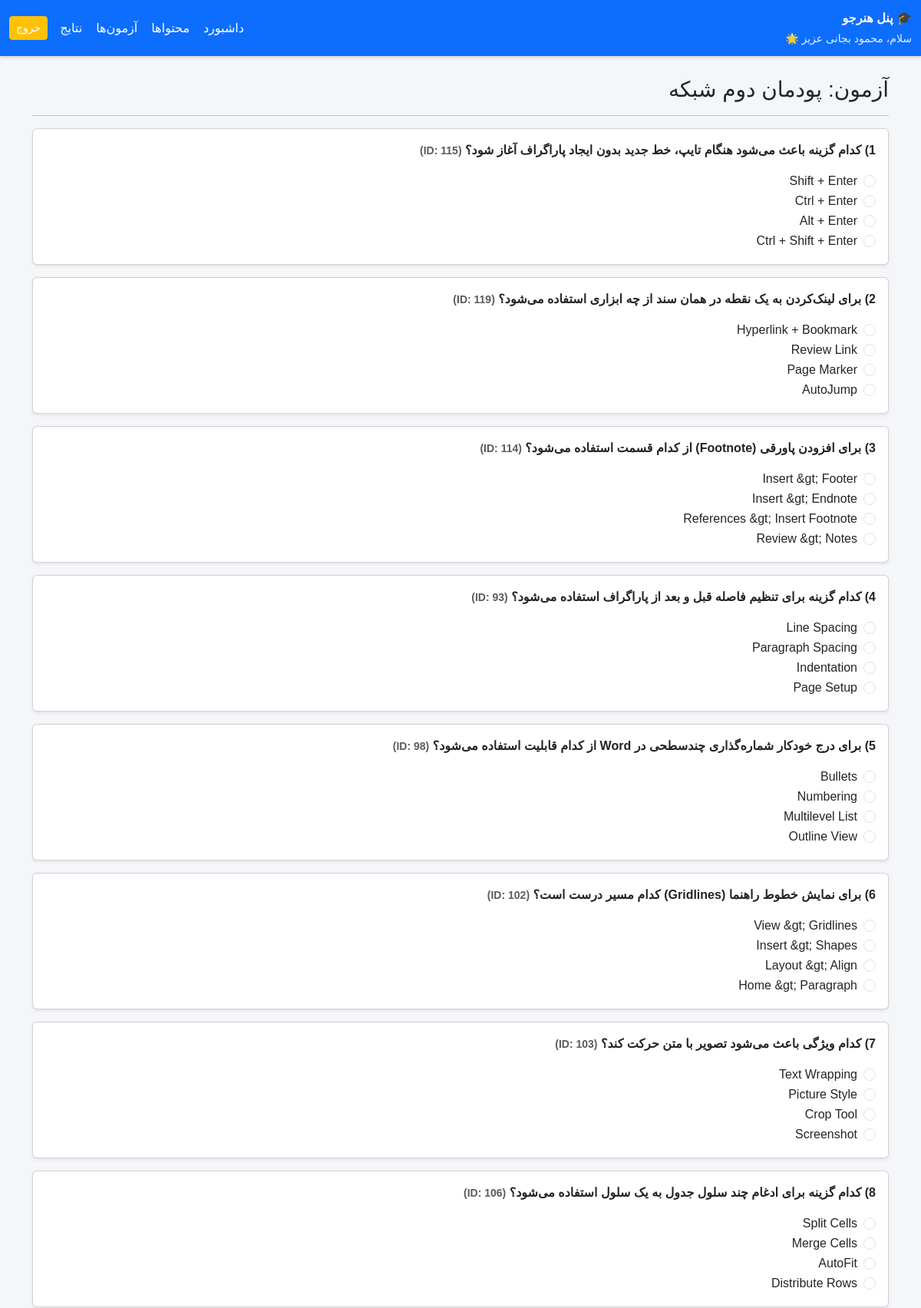
/public/index.php?route=/student/take&id=7 (signed in, upper part), run on the app's committed database.
### tables this page shows
CREATE TABLE `quizzes` (
  `id` bigint unsigned NOT NULL AUTO_INCREMENT,
  `title` varchar(200) NOT NULL,
  `subject_id` bigint unsigned DEFAULT NULL,
  `max_attempts` int NOT NULL DEFAULT '1',
  `module` varchar(50) DEFAULT NULL,
  `time_limit_seconds` int DEFAULT '0',
  `question_count` int NOT NULL DEFAULT '20',
  `is_published` tinyint(1) NOT NULL DEFAULT '0',
  `created_by` bigint unsigned DEFAULT NULL,
  `created_at` timestamp NULL DEFAULT CURRENT_TIMESTAMP,
  PRIMARY KEY (`id`),
  KEY `fk_quiz_user` (`created_by`),
  KEY `fk_quiz_subject` (`subject_id`),
  CONSTRAINT `fk_quiz_subject` FOREIGN KEY (`subject_id`) REFERENCES `subjects` (`id`) ON DELETE SET NULL,
  CONSTRAINT `fk_quiz_user` FOREIGN KEY (`created_by`) REFERENCES `users` (`id`) ON DELETE SET NULL
);

CREATE TABLE `questions` (
  `id` bigint unsigned NOT NULL AUTO_INCREMENT,
  `quiz_id` bigint unsigned NOT NULL,
  `subject_id` bigint unsigned DEFAULT NULL,
  `type` enum('mcq_single','mcq_multi','true_false','fill_blank') NOT NULL,
  `body` text NOT NULL,
  `explanation` text,
  `difficulty` tinyint unsigned DEFAULT '2',
  `created_at` timestamp NULL DEFAULT CURRENT_TIMESTAMP,
  PRIMARY KEY (`id`),
  KEY `fk_q_quiz` (`quiz_id`),
  KEY `fk_q_subject` (`subject_id`),
  CONSTRAINT `fk_q_quiz` FOREIGN KEY (`quiz_id`) REFERENCES `quizzes` (`id`) ON DELETE CASCADE,
  CONSTRAINT `fk_q_subject` FOREIGN KEY (`subject_id`) REFERENCES `subjects` (`id`) ON DELETE SET NULL
);

CREATE TABLE `options` (
  `id` bigint unsigned NOT NULL AUTO_INCREMENT,
  `question_id` bigint unsigned NOT NULL,
  `body` text NOT NULL,
  `is_correct` tinyint(1) NOT NULL DEFAULT '0',
  PRIMARY KEY (`id`),
  KEY `fk_opt_q` (`question_id`),
  CONSTRAINT `fk_opt_q` FOREIGN KEY (`question_id`) REFERENCES `questions` (`id`) ON DELETE CASCADE
);

### app/Core/View.php (called while the page is built, shortened)
<?php
class View
{
    public static function render(string $template, array $data = [], ?string $layout = 'admin')
    {
        $templateFile = __DIR__ . '/../Template/' . $template;
        extract($data);
        require $templateFile;
        return ob_get_clean();
    }
    public static function baseUrl(string $route = '/')
    {
        $route = ltrim($route, '/');
        $path = $route;
        $extraQuery = '';
        if (strpos($route, '?') !== false) {
            [$path, $extraQuery] = explode('?', $route, 2);
            $path = '/' . ltrim($path, '/');
        } else {
            $path = '/' . $path;
        }
        $scriptName = $_SERVER['SCRIPT_NAME'];
        $basePath = str_replace('/index.php', '', $scriptName);
        $url = $basePath . '/index.php?route=' . $path;
        return $url;
    }
}

### app/Action/Student/QuizTakeAction.php (called while the page is built, shortened)
<?php
class QuizTakeAction
{
    public function __invoke()
    {
        $quizId = $_GET['id'] ?? null;
        $quizRepo      = new QuizRepository();
        $questionRepo  = new QuestionRepository();
        $attemptRepo   = new AttemptRepository();
        $quiz = $quizRepo->find($quizId);
        $userId = Auth::id();
        $limit = (int)$quiz['question_count'];
        $randomQuestions = $questionRepo->randomByQuiz($quizId, $limit);
        $questionIds = array_column($randomQuestions, 'id');
        $attemptId = $attemptRepo->create([
            'quiz_id'        => $quizId,
            'user_id'        => $userId,
            'score'          => 0,
            'duration_seconds' => 0,
            'question_order' => json_encode($questionIds)
        ]);
        return View::render('student/quizzes/take.php', [
            'quiz'       => $quiz,
            'questions'  => $randomQuestions,
            'attempt_id' => $attemptId
        ], 'student');
    }
}

### app/Core/Router.php (called while the page is built, shortened)
<?php
class Router
{
    private array $routes = [
        'GET' => [],
        'POST' => [],
    ];
    private string $rawRoute;
    public function __construct(string $rawRoute)
    {
        $this->rawRoute = $rawRoute;
    }
    public function get(string $path, $handler)
    {
        $this->routes['GET'][$path] = $handler;
    }
    public function post(string $path, $handler)
    {
        $this->routes['POST'][$path] = $handler;
    }
    public function dispatch()
    {
        $method = $_SERVER['REQUEST_METHOD'];
        $uri = parse_url($this->rawRoute, PHP_URL_PATH);
        $handler = $this->routes[$method][$uri];
        if (is_object($handler) && method_exists($handler, '__invoke')) {
            return $handler();
        }
        return;
    }
}

### app/Core/Database.php (called while the page is built, shortened)
<?php
class Database
{
    private static ?PDO $pdo = null;
    public static function init(array $config): void
    {
        $host    = $config['host'] ?? 'localhost';
        $dbname  = $config['dbname'] ?? 'mostafadb';
        $user    = $config['user'] ?? 'root';
        $pass    = $config['pass'] ?? '4562';
        $charset = $config['charset'] ?? 'utf8mb4';
        $dsn = "mysql:host={$host};dbname={$dbname};charset={$charset}";
        try {
            self::$pdo = new PDO(
                $dsn,
                $user,
                $pass,
                [
                    PDO::ATTR_ERRMODE            => PDO::ERRMODE_EXCEPTION,
                    PDO::ATTR_DEFAULT_FETCH_MODE => PDO::FETCH_ASSOC,
                ]
            );
        } catch (PDOException $e) {
            die("Database connection failed: " . $e->getMessage());
        }
    }
    public static function getConnection(): PDO
    {
        return self::$pdo;
    }
}

### app/Domain/QuizRepository.php (called while the page is built, shortened)
<?php
class QuizRepository
{
    private PDO $db;
    public function __construct()
    {
        $this->db = Database::getConnection();
    }
    public function find(int $id): ?array
    {
        $stmt = $this->db->prepare("SELECT * FROM quizzes WHERE id = ?");
        $stmt->execute([$id]);
        $row = $stmt->fetch();
        return $row ?: null;
    }
}

### app/Domain/QuestionRepository.php (called while the page is built, shortened)
<?php
class QuestionRepository
{
    private PDO $db;
    public function __construct()
    {
        $this->db = Database::getConnection();
    }
    public function getOptions($questionId)
    {
        $stmt = $this->db->prepare("SELECT * FROM options WHERE question_id=?");
        $stmt->execute([$questionId]);
        return $stmt->fetchAll();
    }
    public function randomByQuiz(int $quizId, int $limit): array
    {
        $stmt = $this->db->prepare("
        SELECT *
        FROM questions
        WHERE quiz_id = ?
        ORDER BY RAND()
        LIMIT ?
    ");
        $stmt->bindValue(1, $quizId, PDO::PARAM_INT);
        $stmt->bindValue(2, $limit, PDO::PARAM_INT);
        $stmt->execute();
        $questions = $stmt->fetchAll();
        foreach ($questions as &$q) {
            $q['options'] = $this->getOptions($q['id']);
        }
        return $questions;
    }
}

### app/Template/student/quizzes/take.php (the view, shortened to what this page needs)
<h3>آزمون: <?= $quiz['title'] ?></h3>
<hr>
<form action="<?= \App\Core\View::baseUrl('/student/submit') ?>" method="post">
    <?php foreach ($questions as $i => $q): ?>
    <div class="card mb-3 shadow-sm">
        <div class="card-body">
            <strong><?= ($i + 1) ?>) <?= htmlspecialchars($q['body']) ?>
                <small class="text-muted">(ID: <?= (int)$q['id'] ?>)</small>
            </strong>
            <div class="mt-3">
                <?php foreach ($q['options'] as $opt): ?>
                <div class="form-check">
                    <input class="form-check-input" type="radio" name="q<?= $q['id'] ?>" value="<?= $opt['id'] ?>">
                    <label class="form-check-label">
                        <?= htmlspecialchars($opt['body']) ?>
                    </label>
                </div>
                <?php endforeach; ?>
            </div>
        </div>
    </div>
    <?php endforeach; ?>
</form>

### app/Template/layouts/student.php (style rules this page uses)
body, h1, h2, h3, h4, h5, h6, p, div, span, a, button, input { font-family: 'Vazirmatn', sans-serif !important; }
body { background-color: #f4f6f9; }

### data on the page
quizzes: title "پودمان دوم شبکه"
questions: body "کدام گزینه باعث می‌شود هنگام تایپ، خط جدید بدون ایجاد پاراگراف آغاز شود؟", id "115"
options: body "Shift + Enter"
options: body "Ctrl + Enter"
options: body "Alt + Enter"
options: body "Ctrl + Shift + Enter"
questions: body "برای لینک‌کردن به یک نقطه در همان سند از چه ابزاری استفاده می‌شود؟", id "119"
options: body "Hyperlink + Bookmark"
options: body "Review Link"
options: body "Page Marker"
options: body "AutoJump"
questions: body "برای افزودن پاورقی (Footnote) از کدام قسمت استفاده می‌شود؟", id "114"
options: body "Insert &gt; Footer"
options: body "Insert &gt; Endnote"
options: body "References &gt; Insert Footnote"
options: body "Review &gt; Notes"
questions: body "کدام گزینه برای تنظیم فاصله قبل و بعد از پاراگراف استفاده می‌شود؟", id "93"
options: body "Line Spacing"
options: body "Paragraph Spacing"
options: body "Indentation"
options: body "Page Setup"
questions: body "برای درج خودکار شماره‌گذاری چندسطحی در Word از کدام قابلیت استفاده می‌شود؟", id "98"
options: body "Bullets"
options: body "Numbering"
options: body "Multilevel List"
options: body "Outline View"
questions: body "برای نمایش خطوط راهنما (Gridlines) کدام مسیر درست است؟", id "102"
options: body "View &gt; Gridlines"
options: body "Insert &gt; Shapes"
options: body "Layout &gt; Align"
options: body "Home &gt; Paragraph"
questions: body "کدام ویژگی باعث می‌شود تصویر با متن حرکت کند؟", id "103"
options: body "Text Wrapping"
options: body "Picture Style"
options: body "Crop Tool"
options: body "Screenshot"
questions: body "کدام گزینه برای ادغام چند سلول جدول به یک سلول استفاده می‌شود؟", id "106"
options: body "Split Cells"
options: body "Merge Cells"
options: body "AutoFit"
options: body "Distribute Rows"

### other printed values
$u['name'] "محمود بجانی"
